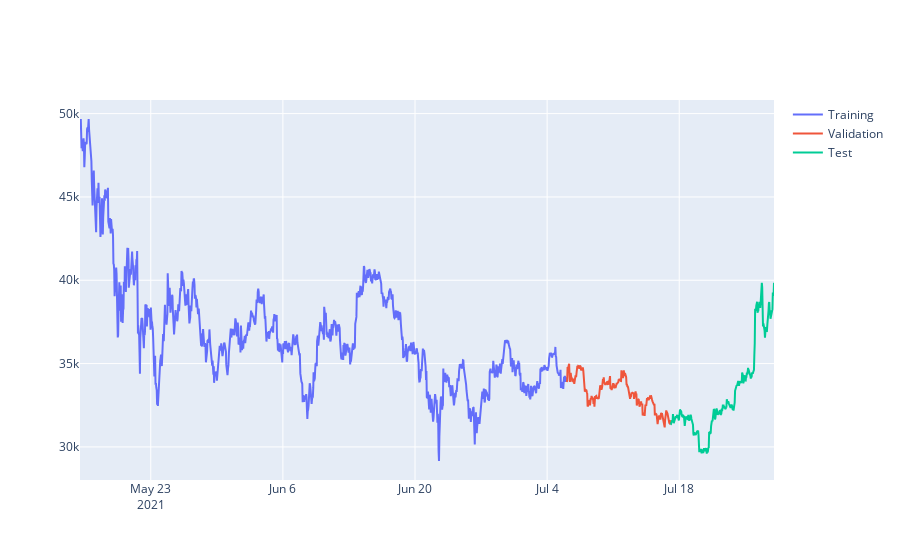

Notebook source saved alongside this figure:
### Code cell
test_size  = 0.15
valid_size = 0.15

test_split_idx  = int(prices_data.shape[0] * (1-test_size))
valid_split_idx = int(prices_data.shape[0] * (1-(valid_size+test_size)))

train_prices_data  = prices_data.loc[:valid_split_idx].copy()
valid_prices_data  = prices_data.loc[valid_split_idx+1:test_split_idx].copy()
test_prices_data   = prices_data.loc[test_split_idx+1:].copy()

fig = go.Figure()
fig.add_trace(go.Scatter(x=train_prices_data.time, y=train_prices_data.prices, name='Training'))
fig.add_trace(go.Scatter(x=valid_prices_data.time, y=valid_prices_data.prices, name='Validation'))
fig.add_trace(go.Scatter(x=test_prices_data.time,  y=test_prices_data.prices,  name='Test'))

### Figure 1 — Plotly figure (JSON) as saved in the notebook; plotly's stock layout.template omitted (floating-point values rounded to 4 significant figures; data arrays with more than 128 entries replaced by an {"elided": "..."} marker saying what was removed)
{"data": [{"name": "Training", "type": "scatter", "x": {"elided": "1237 str values"}, "y": {"elided": "1237 float values"}}, {"name": "Validation", "type": "scatter", "x": {"elided": "265 str values"}, "y": {"elided": "265 float values"}}, {"name": "Test", "type": "scatter", "x": {"elided": "264 str values"}, "y": {"elided": "264 float values"}}], "layout": {}}
